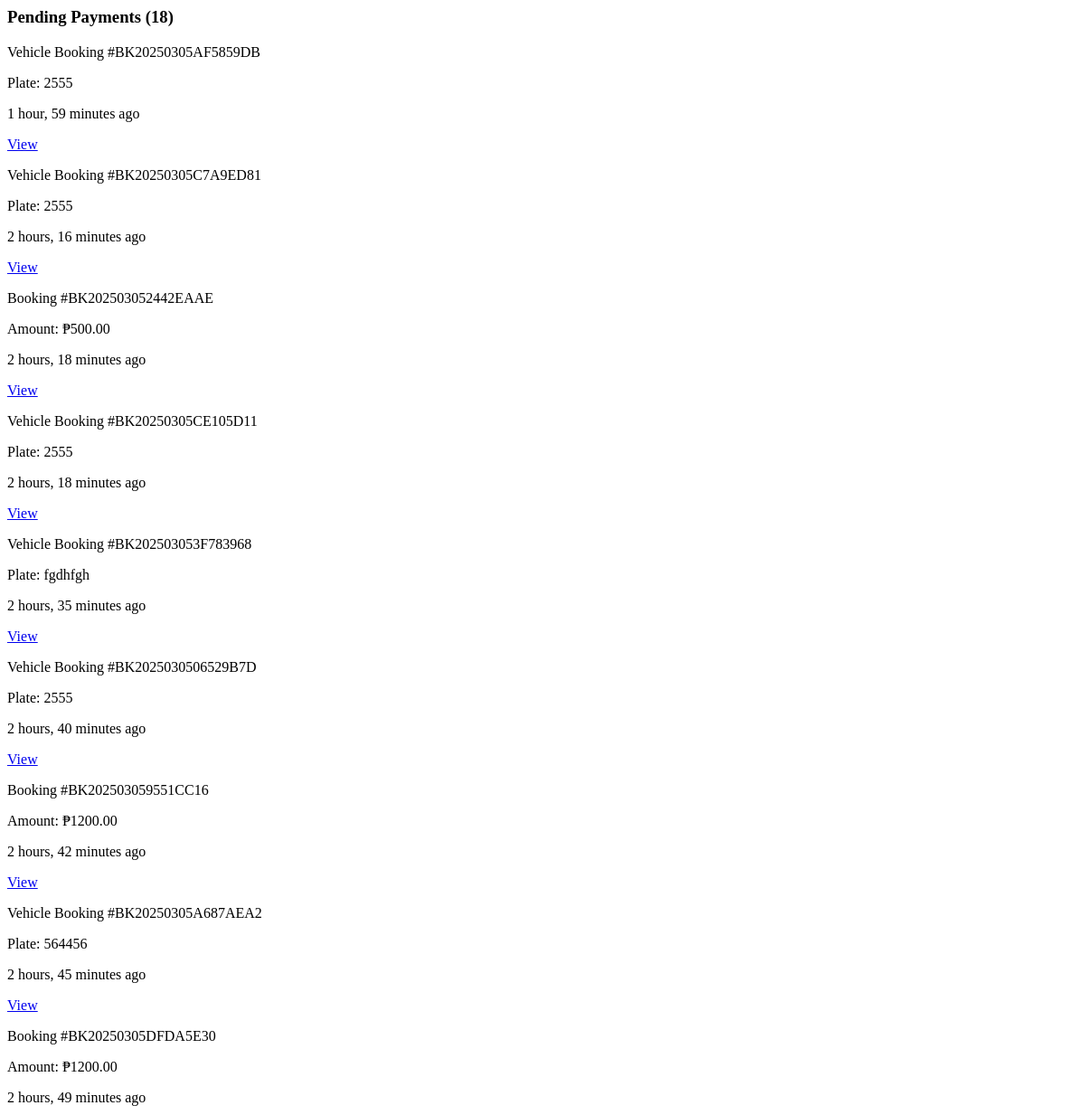
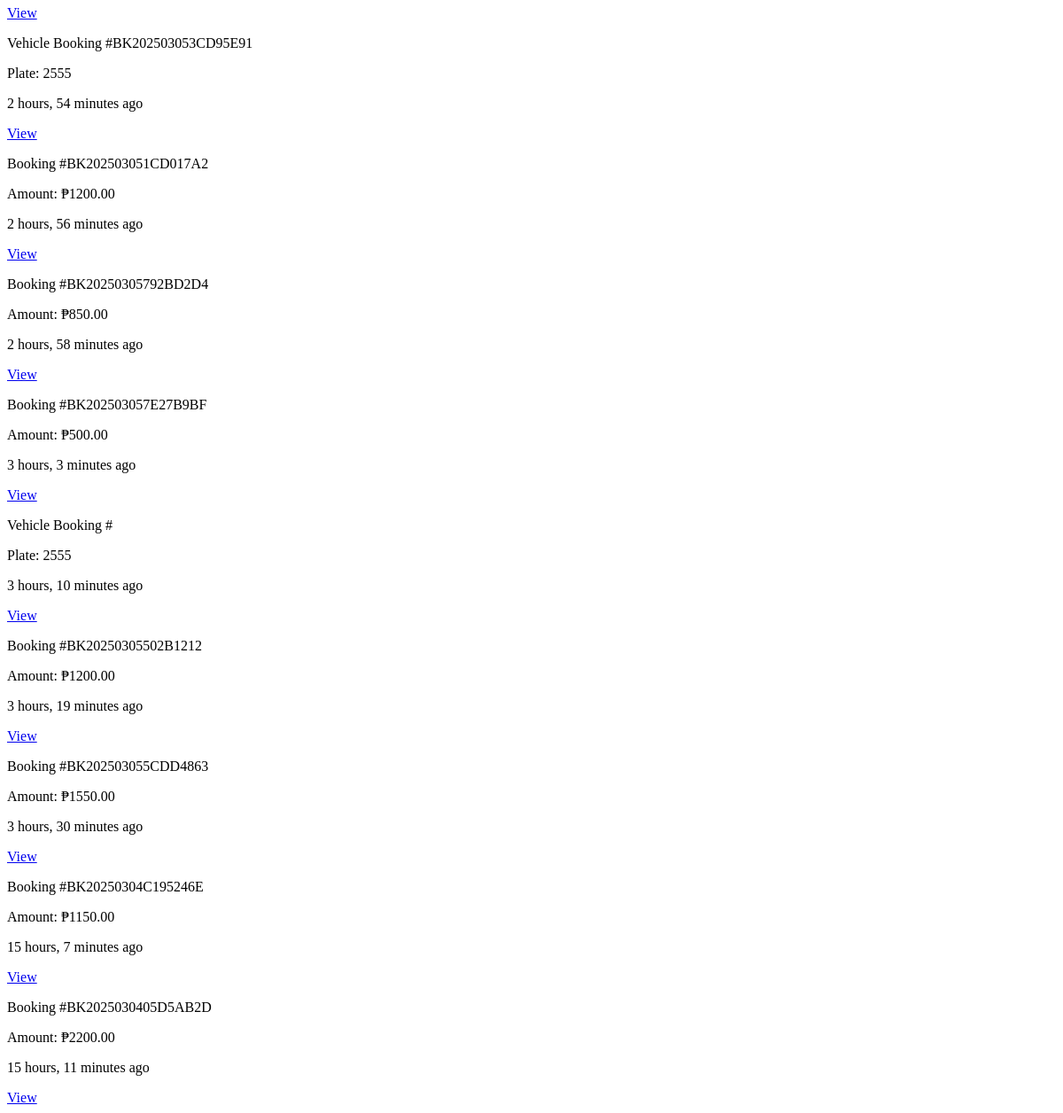
/notifications/ (signed in), run on an earlier commit of the app's database (2 pictures, top to bottom).
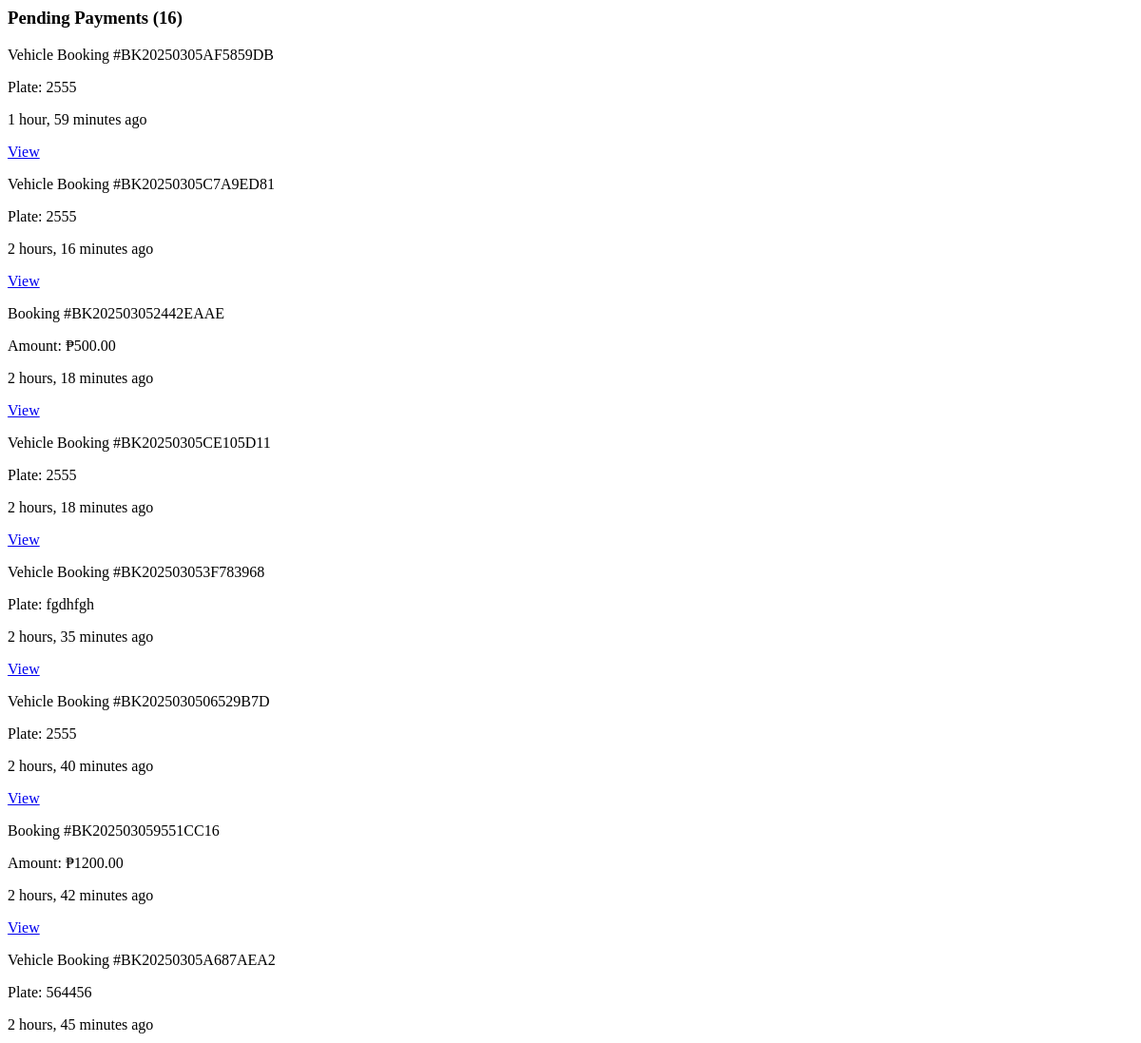
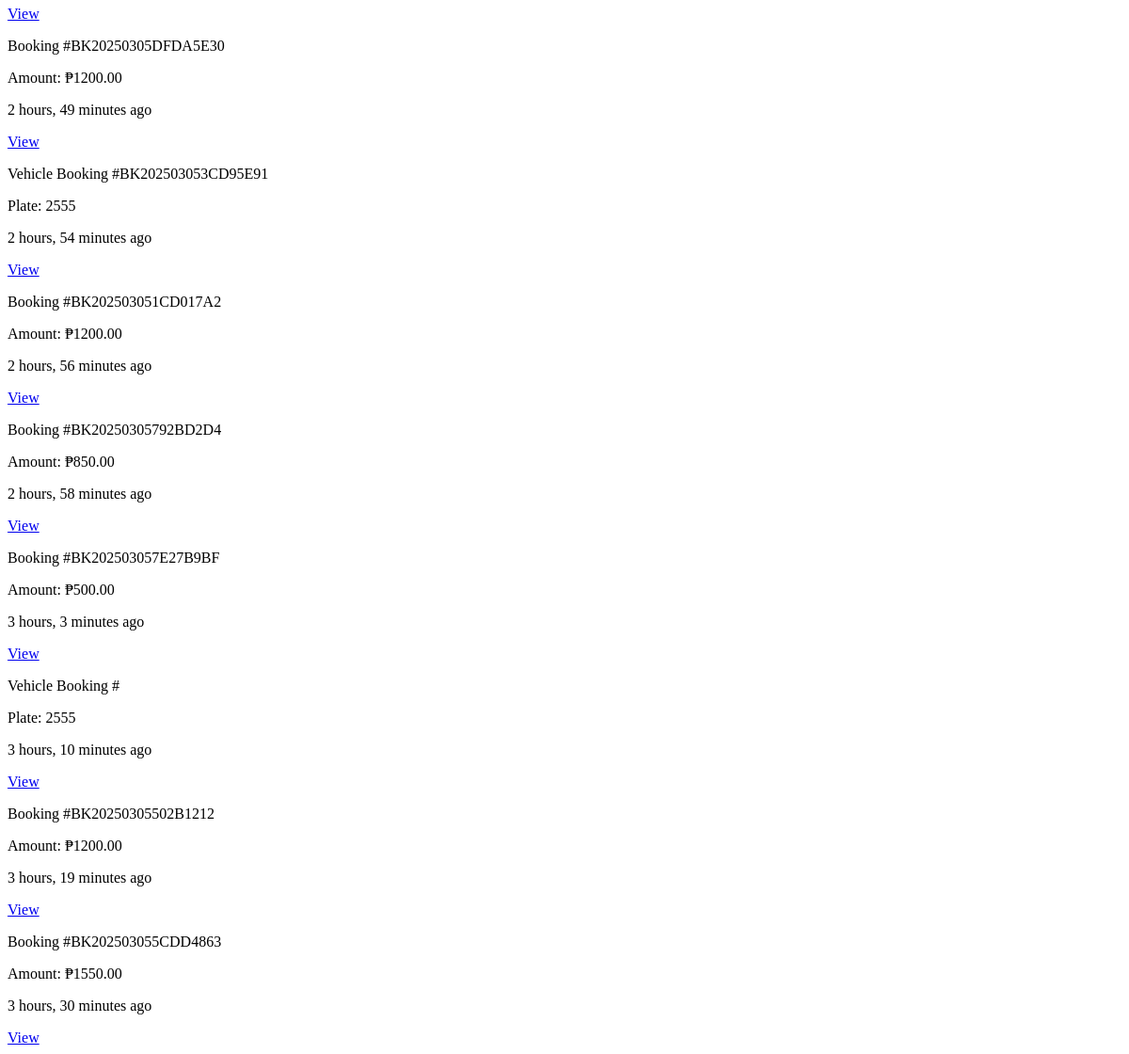
And on a later commit of the database (2 pictures, top to bottom).
### trip/models.py (models this page shows, shortened)
class Booking(models.Model):
    STATUS_CHOICES = [
        ('pending', 'Pending'),
        ('confirmed', 'Confirmed'),
        ('cancelled', 'Cancelled'),
        ('completed', 'Completed')
    ]
    booking_reference = models.CharField(max_length=10, unique=True)
    BOOKING_TYPE_CHOICES = [
        ('passenger', 'Passenger'),
        ('vehicle', 'Vehicle'),
    ]
    booking_type = models.CharField(
        max_length=10,
        choices=BOOKING_TYPE_CHOICES,
        default='passenger'
    )
    full_name = models.CharField(max_length=200)
    contact_number = models.CharField(max_length=15)
    email = models.EmailField()
    schedule = models.ForeignKey(Schedule, on_delete=models.CASCADE)
    is_paid = models.BooleanField(default=False)
    booking_reference = models.CharField(max_length=20, unique=True, blank=True)
    qr_code = models.ImageField(upload_to='qr_codes/', blank=True, null=True)
    created_at = models.DateTimeField(auto_now_add=True)
    number_of_passengers = models.PositiveIntegerField(
        default=1,
        validators=[MinValueValidator(1)]
    )
    vehicle_type = models.ForeignKey(
        VehicleType,
        on_delete=models.SET_NULL,
        null=True,
        blank=True
    )
    plate_number = models.CharField(
        max_length=20,
        blank=True,
        null=True
    )
    occupant_count = models.PositiveIntegerField(
        default=1,
        validators=[MinValueValidator(1)]
    )
    cargo_weight = models.FloatField(
        default=0.0,
        help_text="Total cargo weight in metric tons."
    )
    adult_passengers = models.PositiveIntegerField(
        default=0,
        validators=[MinValueValidator(0)]
    )
    child_passengers = models.PositiveIntegerField(
        default=0,
        validators=[MinValueValidator(0)]
    )
    adult_fare_rate = models.DecimalField(
        max_digits=10,
        decimal_places=2,
        validators=[MinValueValidator(0)]
    )
    child_fare_rate = models.DecimalField(
        max_digits=10,
        decimal_places=2,
        validators=[MinValueValidator(0)]
    )
    total_fare = models.DecimalField(
        max_digits=10,
        decimal_places=2,
        validators=[MinValueValidator(0)]
    )
    @property
    def total_amount(self):
        if self.booking_type == 'passenger':
            return (self.adult_passengers * self.adult_fare_rate) + (self.child_passengers * self.child_fare_rate)
        elif self.booking_type == 'vehicle':
            return self.vehicle_type.fare if self.vehicle_type else 0
        return 0

### trip/views.py (the view)
# urls.py: path('notifications/', views.get_notifications, name='get_notifications'),
@login_required
def get_notifications(request):
    pending_bookings = Booking.objects.filter(is_paid=False).order_by('-created_at')
    return TemplateResponse(request, 'dashboard/partials/notifications.html', {
        'pending_bookings': pending_bookings
    })

### trip/views.py (called while the page is built)
def get_notification_context(request):
    if request.user.is_authenticated:
        pending_payments_count = Booking.objects.filter(is_paid=False).count()
        return {
            'pending_payments_count': pending_payments_count
        }
    return {'pending_payments_count': 0}

### templates/dashboard/partials/notifications.html (shortened to what this page needs)
<div class="p-4">
    <h3 class="text-lg font-semibold mb-4">
        Pending Payments
        <span class="text-sm text-gray-500">({{ pending_bookings.count }})</span>
    </h3>
    {% if pending_bookings %}
        <div class="space-y-3 max-h-[400px] overflow-y-auto custom-scrollbar">
            {% for booking in pending_bookings %}
            <div class="flex items-center justify-between p-3 bg-gray-50 rounded-lg hover:bg-gray-100">
                <div>
                    {% if booking.booking_type == 'vehicle' %}
                      <p class="font-medium">Vehicle Booking #{{ booking.booking_reference }}</p>
                      {% if booking.plate_number %}
                      <p class="text-sm text-gray-600">Plate: {{ booking.plate_number }}</p>
                      {% endif %}
                    {% else %}
                      <p class="font-medium">Booking #{{ booking.booking_reference }}</p>
                      <p class="text-sm text-gray-600">Amount: ₱{{ booking.total_amount }}</p>
                    {% endif %}
                    <p class="text-xs text-gray-500">{{ booking.created_at|timesince }} ago</p>
                </div>
                <a href="{% url 'booking_view' booking.pk %}"
                   class="px-3 py-1 bg-blue-600 text-white text-sm rounded-md hover:bg-blue-700">
                    View
                </a>
            </div>
            {% endfor %}
        </div>
    {% else %}
        <p class="text-gray-500 text-center py-4">No pending payments</p>
    {% endif %}
</div>

### templates/dashboard/partials/notifications.html (style rules this page uses)
.custom-scrollbar { scrollbar-width: thin; scrollbar-color: #CBD5E0 #EDF2F7; }

What changed in the data, as far as the page shows it:
removed Booking: booking_reference "BK20250304C195246E", total_amount "1150.00", created_at "15 hours, 7 minutes"
removed Booking: booking_reference "BK2025030405D5AB2D", total_amount "2200.00", created_at "15 hours, 11 minutes"
Also different on the page:
{{ pending_bookings.count }}: "18" → "16"
